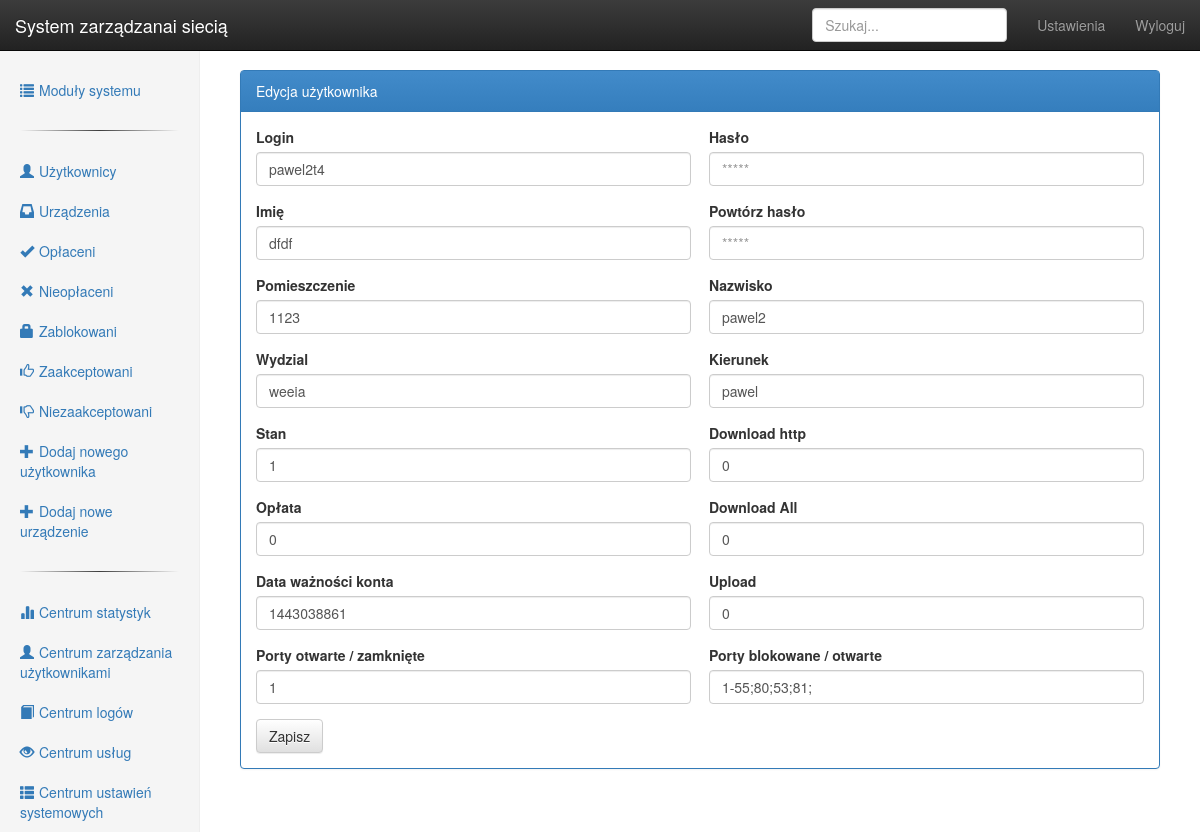
/userchange/index/10 (signed in), run on the app's committed database.
### tables this page shows
CREATE TABLE IF NOT EXISTS `users` (
  `id` int(10) unsigned NOT NULL AUTO_INCREMENT,
  `datarejestracji` int(11) DEFAULT NULL,
  `imie` varchar(64) DEFAULT NULL,
  `nazwisko` varchar(64) DEFAULT NULL,
  `pomieszczenie` varchar(64) DEFAULT NULL,
  `wydzial` varchar(333) DEFAULT NULL,
  `kierunek` varchar(333) DEFAULT NULL,
  `stan` int(11) DEFAULT NULL,
  `login` varchar(64) DEFAULT NULL,
  `haslo` varchar(256) DEFAULT NULL,
  `oplata` int(11) DEFAULT NULL,
  `datawaznoscikonta` int(11) DEFAULT NULL,
  `portyonof` int(11) DEFAULT NULL,
  `porty` text,
  `downloadhttp` int(11) DEFAULT NULL,
  `downloadall` int(11) DEFAULT NULL,
  `upload` int(11) DEFAULT NULL,
  PRIMARY KEY (`id`),
  UNIQUE KEY `login` (`login`),
  KEY `id` (`id`)
);

### libs/View.php (called while the page is built, shortened)
<?php
class View {
    public function render($name, $noInclude = false)
    {
        require 'views/' . $name . '.php';
    }
}

### controllers/userchange.php (called while the page is built, shortened)
<?php
class Userchange extends Controller {
    function __construct() {
        $this->view->info = array();
        $this->view->leftMenu = array();
    }
    function renderLeftMenu($active = false){
        array_push($this->view->leftMenu, array('active' => false, 'ico' => 'user', 'link' => 'usersettings/index', 'title' => "Użytkownicy"));
        array_push($this->view->leftMenu, array('active' => false, 'ico' => 'inbox', 'link' => 'devicesettings/index', 'title' => "Urządzenia"));
        array_push($this->view->leftMenu, array('active' => false, 'ico' => 'ok', 'link' => 'usersettings/paid', 'title' => "Opłaceni"));
        array_push($this->view->leftMenu, array('active' => false, 'ico' => 'remove', 'link' => 'usersettings/unpaid', 'title' => "Nieopłaceni"));
        array_push($this->view->leftMenu, array('active' => false, 'ico' => 'lock', 'link' => 'usersettings/blocked', 'title' => "Zablokowani"));
        array_push($this->view->leftMenu, array('active' => false, 'ico' => 'thumbs-up', 'link' => 'usersettings/accepted', 'title' => "Zaakceptowani"));
        array_push($this->view->leftMenu, array('active' => false, 'ico' => 'thumbs-down', 'link' => 'usersettings/unaccepted', 'title' => "Niezaakceptowani"));
        array_push($this->view->leftMenu, array('active' => $active, 'ico' => 'plus', 'link' => 'userchange/index/new', 'title' => "Dodaj nowego użytkownika"));
        array_push($this->view->leftMenu, array('active' => false, 'ico' => 'plus', 'link' => 'devicechange/index/new', 'title' => "Dodaj nowe urządzenie"));
        $this->view->render('leftMenu');
    }
    function index($ID="new", $changeInfo = false) {
        $newUSR = ($ID=="new")?true:false;
        $this->view->render('header');
        $this->view->form = $newUSR?NULL:$this->model->getUserData($ID);
        $this->view->form['title'] = $newUSR?'Dodanie nowego użytkownika':'Edycja użytkownika';
        $this->view->form['link'] = $newUSR?'tryAdd':'tryEdit/'.$ID;
        $this->view->render('services/info');
        $this->view->render('userchange/userForm');
        $this->view->render('footerWithMenu');
    }
}

### libs/Bootstrap.php (called while the page is built, shortened)
<?php
final class Bootstrap {
    private $_url = null;
    private $_controller = null;
    private $_method = null;
    private $_controllerPath = 'controllers/';
    private $_modelPath = 'models/';
    public function init() {
        $this->_callControllerMethod();
    }
    private function _getUrl() {
        $url = isset($_GET['url']) ? $_GET['url'] : 'index';
        $url = rtrim($url, '/');
        $url = filter_var($url, FILTER_SANITIZE_URL);
        $this->_url = explode('/', $url);
    }
    private function _loadController() {
        $file = $this->_controllerPath . $this->_url[0] . '.php';
        if (file_exists($file)) {
            $this->_controller = new $this->_url[0];
            $this->_controller->loadModel($this->_url[0], $this->_modelPath);
        } else {
            $this->_error();
            return false;
        }
    }
    private function _callControllerMethod() {
        $length = count($this->_url);
        if ($length > 0) {
            if (method_exists($this->_controller, $this->_url[1])) {
                $this->_method = $this->_url[1];
            } else {
                $this->_error();
            }
        } else {
            $this->_method = 'index';
        }
        $this->parms = $this->_url ? array_values($this->_url) : [];
        call_user_func_array([$this->_controller, $this->_method], $this->parms);
    }
}

### index.php (called while the page is built, shortened)
<?php
$bootstrap = new Bootstrap();
$bootstrap->init();

### libs/Database.php (called while the page is built, shortened)
<?php
class Database extends PDO
{
    public function select($sql, $array = array(), $fetchMode = PDO::FETCH_ASSOC)
    {
        $sth = $this->prepare($sql);
        foreach ($array as $key => $value) {
            $sth->bindValue("$key", $value);
        }
        $sth->execute();
        return $sth->fetchAll($fetchMode);
    }
}

### models/userchange_model.php (called while the page is built, shortened)
<?php
class Userchange_Model extends Model {
    public function getUserData($ID) {
        $sth = $this->db->select('select * from users where id = :id', array('id' => $ID));
        return $sth[0];
    }
}

### libs/Model.php (called while the page is built)
<?php
abstract class Model {
    function __construct() {
        $this->db = new Database(DB_TYPE, DB_HOST, DB_NAME, DB_USER, DB_PASS);
    }
}

### views/userchange/userForm.php (the view, shortened to what this page needs)
<div class="panel panel-primary">
    <div class="panel-heading"><?=$this->form['title']?></div>
    <div class="panel-body">
        <form role="form" action="<?=URL.'userchange/'.$this->form['link']?>" method="POST">
        <div style="width:49%; float:left;">
          <div class="form-group"><label>Login</label>
              <input type="text" name="login" class="form-control" placeholder="nick"  value="<?=@$this->form['login']?>"></div>
          <div class="form-group"><label>Imię</label>
              <input type="text" name="imie" class="form-control" placeholder="Jan"  value="<?=@$this->form['imie']?>"></div>
          <div class="form-group"><label>Pomieszczenie</label>
              <input type="text" name="pomieszczenie" class="form-control" placeholder="123" value="<?=@$this->form['pomieszczenie']?>"></div>
          <div class="form-group"><label>Wydzial</label>
              <input type="text" name="wydzial" class="form-control" placeholder="weeia"  value="<?=@$this->form['wydzial']?>"></div>
          <div class="form-group"><label>Stan</label>
              <input type="text" name="stan" class="form-control" placeholder="0 nowy ,1 zaakceptowany, 2 blokowany"  value="<?=@$this->form['stan']?>"></div>
          <div class="form-group"><label>Opłata</label>
              <input type="text" name="oplata" class="form-control" placeholder="0 brak, 1 jest"  value="<?=@$this->form['oplata']?>"></div>
          <div class="form-group"><label>Data ważności konta</label>
              <input type="text" name="datawaznoscikonta" class="form-control" placeholder="UNIX time"  value="<?=@$this->form['datawaznoscikonta']?>"></div>
          <div class="form-group"><label>Porty otwarte / zamknięte</label>
              <input type="text" name="portyonof" class="form-control" placeholder="0 zezwalaj tylko na wymienione ,1 blokuj wszystkie poza wymienionymi"
                     value="<?=@$this->form['portyonof']?>"></div>
         </div>
         <div style="width:49%; float:right;">
          <div class="form-group"><label>Hasło</label>
              <input type="password" name="haslo" class="form-control" placeholder="*****"></div>
          <div class="form-group"><label>Powtórz hasło</label>
              <input type="password" name="haslo2" class="form-control" placeholder="*****"></div>
          <div class="form-group"><label>Nazwisko</label>
              <input type="text" name="nazwisko" class="form-control" placeholder="Kowalski" value="<?=@$this->form['nazwisko']?>"></div>
          <div class="form-group"><label>Kierunek</label>
              <input type="text" name="kierunek" class="form-control" placeholder="Ekonomia" value="<?=@$this->form['kierunek']?>"></div>
          <div class="form-group"><label>Download http</label>
              <input type="text" name="downloadhttp" class="form-control" placeholder="20480" value="<?=@$this->form['downloadhttp']?>"></div>
          <div class="form-group"><label>Download All</label>
              <input type="text" name="downloadall" class="form-control" placeholder="10240" value="<?=@$this->form['downloadall']?>"></div>
          <div class="form-group"><label>Upload</label>
              <input type="text" name="upload" class="form-control" placeholder="4096" value="<?=@$this->form['upload']?>"></div>
          <div class="form-group"><label>Porty blokowane / otwarte</label>
              <input type="text" name="porty" class="form-control" placeholder="88;53;443;21;22;23" value="<?=@$this->form['porty']?>"></div>
         </div>
         <button type="submit" class="btn btn-default">Zapisz</button>
        </form>
    </div>
</div>

### public/css/dashboard.css (style rules this page uses)
body { padding-top: 50px; }

### data on the page
users: login "pawel2t4", imie "dfdf", pomieszczenie "1123", wydzial "weeia", stan "1", oplata "0", datawaznoscikonta "1443038861", portyonof "1", nazwisko "pawel2", kierunek "pawel", downloadhttp "0", downloadall "0", upload "0", porty "1-55;80;53;81;"

### other printed values
$link['title'] "Użytkownicy"
$link['title'] "Urządzenia"
$link['title'] "Opłaceni"
$link['title'] "Nieopłaceni"
$link['title'] "Zablokowani"
$link['title'] "Zaakceptowani"
$link['title'] "Niezaakceptowani"
$link['title'] "Dodaj nowego użytkownika"
$link['title'] "Dodaj nowe urządzenie"
$this->form['title'] "Edycja użytkownika"
